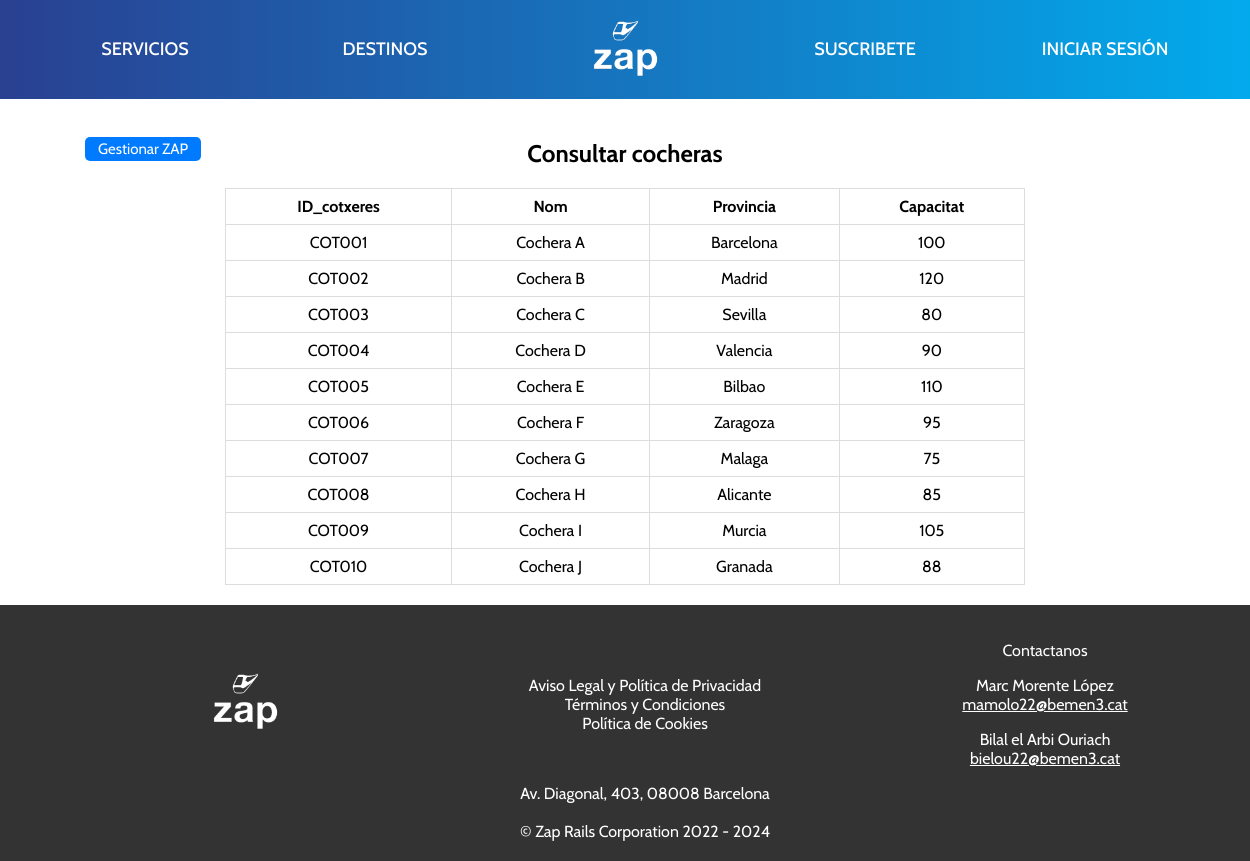
/php/zap_consultar_cocheras.php, run on the app's committed database.
### tables this page shows
CREATE TABLE COTXERES (
    ID_cotxeres VARCHAR(6) PRIMARY KEY NOT NULL,
    Nom VARCHAR(50) NOT NULL,
    Provincia VARCHAR(20) NOT NULL,
    Capacitat INT NOT NULL
);

### php/zap_consultar_cocheras.php (the view, shortened to what this page needs)
<!DOCTYPE html>
<html lang="es">
    <head>
        <link rel="stylesheet" href="https://cdnjs.cloudflare.com/ajax/libs/font-awesome/6.4.2/css/all.min.css" />
        <link rel="stylesheet" href="https://cdn.jsdelivr.net/npm/swiper@11/swiper-bundle.min.css"/>
        <link rel="stylesheet" href="../css/style.css">
        <link rel="stylesheet" href="../css/php.css">
        <link rel="stylesheet" href="../css/zap_consultar.css">
    </head>
    <body>
        <header>
            <div class="contenedor">
                <div class="columna"><a href="#servicios" id="nave">SERVICIOS</a></div>
                <div class="columna"><a href="#destinos" id="nave">DESTINOS</a></div>
                <div class="columna">
                    <a href="../html/index.html">
                        <img src="../img/logo3.png" alt="Logo de Zap" id="logo">
                    </a>
                </div>
                <div class="columna"><a href="../html/suscribe.html" id="nave">SUSCRIBETE</a></div>
                <div class="columna"><a href="../html/login.html" id="nave">INICIAR SESIÓN</a></div>
            </div>
        </header>
        <div class="table">
            <h2>Consultar cocheras</h2>
            <div class="cancelar">
                <a href="../html/zap_gestionar.html">Gestionar ZAP</a>
            </div>
            <?php
                $servidor = "localhost";
                $usuario = "root";
                $password = "";
                $bd = "zap_rails";
                $enlace = mysqli_connect($servidor, $usuario, $password, $bd);
                $sentencia= "SELECT * FROM cotxeres";
                $result=mysqli_query($enlace, $sentencia);
                $grado = mysqli_num_fields($result);
                echo "<table border=1> <tr>";
                for ($x = 0; $x < $grado; $x++) {
                    $atributo = mysqli_fetch_field($result);
                    echo "<td><strong>$atributo->name</strong></td>";
                }
                echo "</tr>";
                $cardinalidad = mysqli_num_rows($result);
                while ($cardinalidad!=0) {
                $fila = mysqli_fetch_row($result);
                echo "<tr>";
                for ($x = 0; $x < $grado; $x++) {
                echo "<td>";
                echo "$fila[$x]"." ";
                echo "</td>";
                }
                echo "</tr>";
                $cardinalidad--;
                }
                echo "</table>";
            ?>
        </div>
        <footer>
            <div class="contenedor">
                <div class="columna">
                    <img src="../img/logo3.png" alt="old logo" id="logo">
                </div>
                <div class="columna">
                    <a href="../html/privacidad.html">Aviso Legal y Política de Privacidad</a><br>
                    <a href="#terminos">Términos y Condiciones</a><br>
                    <a href="#terminos">Política de Cookies</a><br>
                </div>
                <div class="columna">
                    <p>
                        <a href="../html/contacto.html">Contactanos</a>
                    </p>
                    <p>
                        <a href="https://sites.google.com/bemen3.cat/ipopmorentemarc?usp=sharing">Marc Morente López</a><br>
                        <u><a class="texto-editable" contenteditable="false" onclick="seleccionarTexto()">mamolo22@bemen3.cat</a></u>
                    </p>
                    <p>
                        <a href="https://sites.google.com/bemen3.cat/ipopelarbibilal?usp=sharing">Bilal el Arbi Ouriach</a><br>
                        <u><a class="texto-editable" contenteditable="false" onclick="seleccionarTexto()">bielou22@bemen3.cat</a></u>
                    </p>
                </div>
            </div>
            <div class="contenedor">
                <div class="columna">
                    <a href="https://maps.app.goo.gl/SA1Z652ZtnRfmTXx7">Av. Diagonal, 403, 08008 Barcelona</a>
                </div>
            </div>
            <br>
            © Zap Rails Corporation 2022 - 2024
        </footer>
    </body>
</html>

### css/style.css (style rules this page uses)
body { font-family: Cabin, "Helvetica Neue", Helvetica, Arial, sans-serif; margin: 0; padding: 0; }
header { background: linear-gradient(to right, #2a4091, #02aaec); padding: 15px 0; font-weight: 500; line-height: 0.6; text-align: center; position: sticky; top: 0; z-index: 1000; }
.contenedor { display: flex; justify-content: space-between; max-width: 1200px; margin: 0 auto; }
.columna { text-align: center; flex: 1; margin: auto; }
.columna:last-child { margin-right: 0; }
#logo { width: 80px; border-radius: 20%; }
#nave { display: inline-block; text-decoration: none; color: white; font-size: 18px; padding: 10px; border-radius: 5px; transition: color 0.3s ease; }
footer { background-color: #333; color: #fff; text-align: center; padding: 20px; margin-top: auto; z-index: 1000; }
footer a { color: #fff; text-decoration: none; margin: 0 10px; transition: color 0.1s ease; }

### css/php.css (style rules this page uses)
body { text-align: center; height: 100vh; }

### css/zap_consultar.css (style rules this page uses)
body { display: flex; flex-direction: column; width: 100%; overflow-x: hidden; }
.contenedor { display: flex; justify-content: space-around; flex-wrap: wrap; }
.table { text-align: center; border-radius: 5px; padding: 20px; width: 100%; max-width: 800px; margin: 0 auto; position: relative; }
.table h2 { text-align: center; margin-bottom: 20px; }
.cancelar { position: absolute; top: 0; left: -120px; }
.cancelar a { display: inline-block; font-size: 15px; background-color: #007bff; color: #ffffff; padding: 3px 13px; margin-top: 38px; border-radius: 5px; text-decoration: none; transition: background-color 0.3s ease; }
.table table { width: 100%; border-collapse: collapse; border: 1px solid #ddd; }
.table table td, .table table th { border: 1px solid #ddd; padding: 8px; }
footer { width: 100%; z-index: 1000; align-items: center; }

### data on the page
cotxeres: ID_cotxeres "COT001", Nom "Cochera A", Provincia "Barcelona", Capacitat "100"
cotxeres: ID_cotxeres "COT002", Nom "Cochera B", Provincia "Madrid", Capacitat "120"
cotxeres: ID_cotxeres "COT003", Nom "Cochera C", Provincia "Sevilla", Capacitat "80"
cotxeres: ID_cotxeres "COT004", Nom "Cochera D", Provincia "Valencia", Capacitat "90"
cotxeres: ID_cotxeres "COT005", Nom "Cochera E", Provincia "Bilbao", Capacitat "110"
cotxeres: ID_cotxeres "COT006", Nom "Cochera F", Provincia "Zaragoza", Capacitat "95"
cotxeres: ID_cotxeres "COT007", Nom "Cochera G", Provincia "Malaga", Capacitat "75"
cotxeres: ID_cotxeres "COT008", Nom "Cochera H", Provincia "Alicante", Capacitat "85"
cotxeres: ID_cotxeres "COT009", Nom "Cochera I", Provincia "Murcia", Capacitat "105"
cotxeres: ID_cotxeres "COT010", Nom "Cochera J", Provincia "Granada", Capacitat "88"

### other printed values
$atributo->name "ID_cotxeres"
$atributo->name "Nom"
$atributo->name "Provincia"
$atributo->name "Capacitat"
